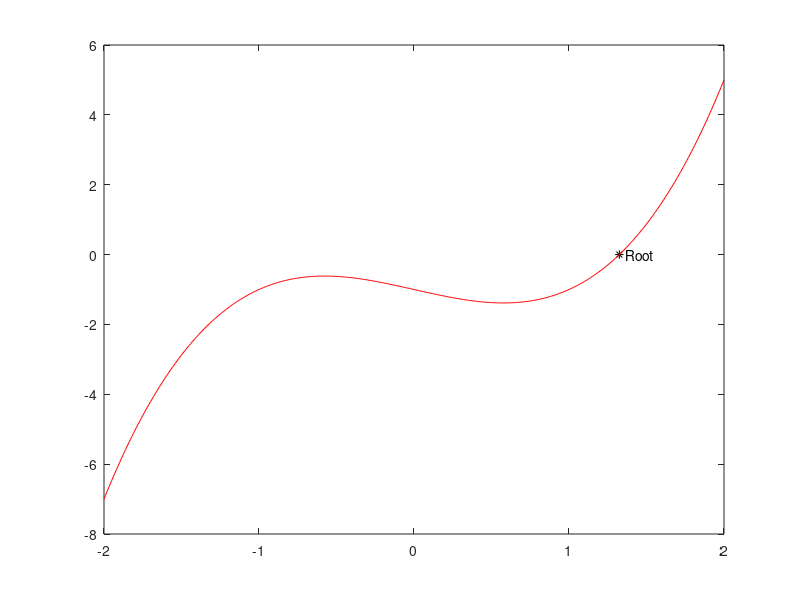

This chart was generated by the following MATLAB code: (Note: this script raises an error after producing the figure.)
clear all
clc
f = @(x) (x.^3 - x - 1);
diff_f = @(x) (3 * x.^2 - 1);
tolerance = .001;
x(1) = input("Enter Your First Assumption: ");
if(abs(f(x(1))) < tolerance)
    disp("Your Assumption is Almost Exact Root Of The Equation");
    fprintf("Iteration 1: At (X = %.4f): f(%.4f) = %.4f\n", x(1), x(1), f(x(1)));
    fprintf("Root: %.4f\n", x(1));
    plot(x(1), f(x(1)), 'black*')
    hold on
    text(x(1), f(x(1)), '  Root')
else
    fprintf("Iteration 1: At (X = %.4f): f(%.4f) = %.4f\n", x(1), x(1), f(x(1)));
    i = 2;
while(1)
    x(i) = x(i - 1) - (f(x(i - 1))/ diff_f(x(i - 1)));
    fprintf("Iteration %d: At (X = %.4f): f(%.4f) = %.4f\n", i, x(i), x(i), f(x(i)));
    if(abs(f(x(i))) < tolerance)
        fprintf("Root: %.4f\nFound at %d No. Of Assumption.\n", x(i), i);
        plot(x(i), f(x(i)), 'black*')
        hold on
        text(x(i), f(x(i)), '  Root')
        break;
    end
    i = i + 1;
end
end
X = -2 : .01 : 2;
for i = 1 : length(X)
    Y(i) = f(X(i));
end
plot(X, Y, 'red')
xline(0, 'linewidth', 1.0, 'color', 'green')
yline(0, 'linewidth', 1.0, 'color', 'green')
title("Solved By Newton Raphson Method")
title(legend, "Description")
legend("Root", "Graph Of The Given Function", "X-Line", "Y-Line")
xlabel("X-Axis"); ylabel("Y-Axis")
grid on
hold off
